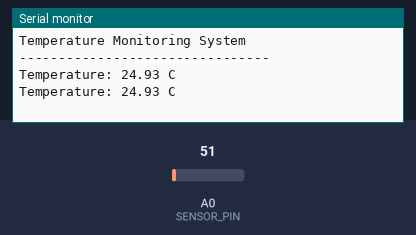
This sketch was run on a simulated Arduino Uno, built with avr-gcc and run on an emulated ATmega328P. Shown: the last lines printed to the serial monitor. The test bench sets the inputs (shaded band); at power-on: A0 (SENSOR_PIN) = 51.

Above: at 1.8 s.
1.9 s: A0 (SENSOR_PIN) set to 61
At 2.8 s:
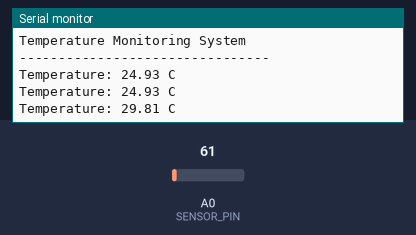
3.4 s: A0 (SENSOR_PIN) set to 71
At 4.8 s:
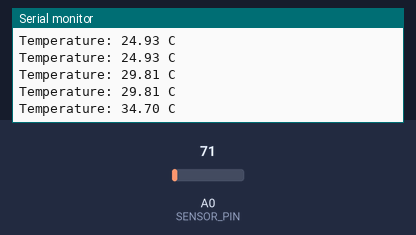
Timing chart, 0 to 6.4 s (numbered marks = the images above; inputs shaded):
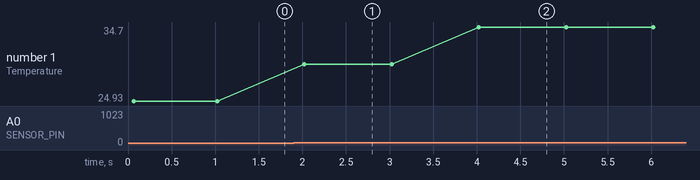

Measured:
- after the input at 1.9 s, the serial monitor: prints a new line after 0.12 s (image 1)
- after the input at 3.4 s, the serial monitor: prints a new line after 0.63 s (image 2)
- plotted number 1: 24.93 → 29.81 after the input at 1.9 s, 29.81 → 34.7 after the input at 3.4 s

The sketch:

temperature_monitor.ino
```cpp
/*
 * Project: Temperature Monitoring System
 * Platform: Arduino Uno
 * Language: C++
 * Sensor: LM35
 */

const int SENSOR_PIN = A0;

float temperature = 0.0;

void setup() {
    Serial.begin(9600);
    pinMode(SENSOR_PIN, INPUT);

    Serial.println("Temperature Monitoring System");
    Serial.println("--------------------------------");
}

void loop() {
    int sensorValue = analogRead(SENSOR_PIN);

    float voltage = sensorValue * (5.0 / 1023.0);

    temperature = voltage * 100.0;

    Serial.print("Temperature: ");
    Serial.print(temperature);
    Serial.println(" C");

    delay(1000);
}
```
